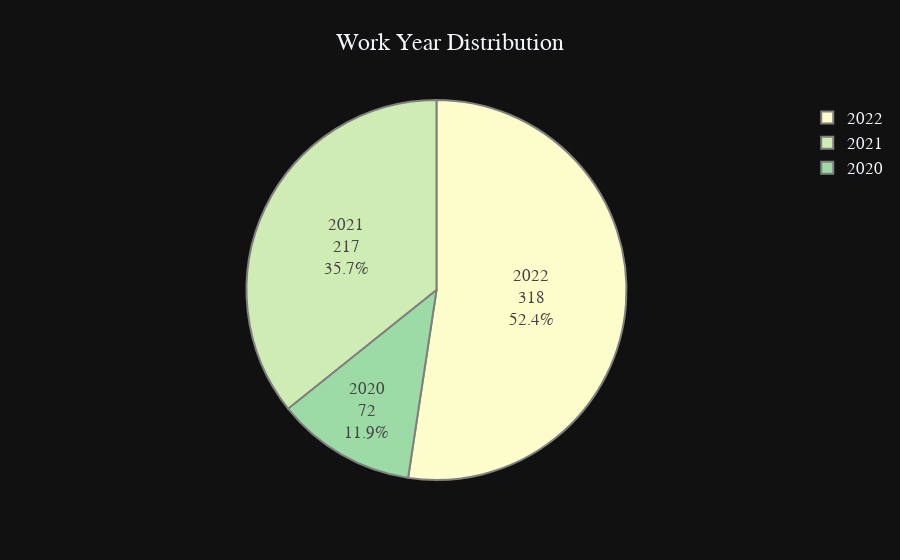

Source (notebook cell):
### Markdown cell above
# Work Year Analysis

### Code cell
wkyear = df['work_year'].value_counts()

fig = px.pie(values=wkyear.values,
             names=wkyear.index,
             color_discrete_sequence=px.colors.sequential.deep,
             title='Work Year Distribution',
             template='plotly_dark')

fig.update_layout(title_x=0.5,
                  font=dict(size=17,family='Franklin Gothic'))

fig.update_traces(textinfo='label+percent+value',
                  textfont_size=17,
                  marker=dict(line=dict(color='#100000',width=0.2)))

fig.data[0].marker.line.width=2
fig.data[0].marker.line.color='gray'
fig.show()

### Figure 1 — Plotly figure (JSON) as saved in the notebook; plotly's stock layout.template omitted (floating-point values rounded to 4 significant figures)
{"data": [{"domain": {"x": [0, 1], "y": [0, 1]}, "hovertemplate": "label=%{label}<br>value=%{value}<extra></extra>", "labels": [2022, 2021, 2020], "legendgroup": "", "marker": {"line": {"color": "gray", "width": 2}}, "name": "", "showlegend": true, "textfont": {"size": 17}, "textinfo": "label+percent+value", "type": "pie", "values": [318, 217, 72]}], "layout": {"font": {"family": "Franklin Gothic", "size": 17}, "legend": {"tracegroupgap": 0}, "piecolorway": ["rgb(253, 253, 204)", "rgb(206, 236, 179)", "rgb(156, 219, 165)", "rgb(111, 201, 163)", "rgb(86, 177, 163)", "rgb(76, 153, 160)", "rgb(68, 130, 155)", "rgb(62, 108, 150)", "rgb(62, 82, 143)", "rgb(64, 60, 115)", "rgb(54, 43, 77)", "rgb(39, 26, 44)"], "title": {"text": "Work Year Distribution", "x": 0.5}}}
